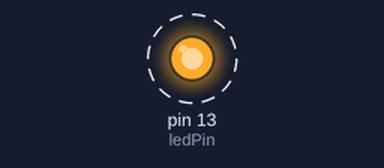
This sketch was run on a simulated Arduino Uno, built with avr-gcc and run on an emulated ATmega328P. Shown: output pins drawn as LEDs (lit = HIGH). Dashed ring = blinking.

Above: at 0.5 s.
Timing chart, 0 to 4.6 s (numbered marks = the images above):
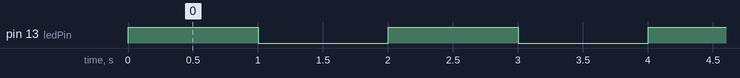

The sketch:

DEMOCODE2.ino
```cpp
/*
  Boton demo

  ECodigo sobre mejoras al codigo n arduino para prototipos
  Utiliza Un 238 de 3.3V
  LED
  un Boton momentaneo Rojo


  The circuit:
  LED - al pin13 (el que tre por defecto)
  Boton VCC, GND se riva en 220ohm a PIN 9
  Resitencia de 10K entre VCC y boton, Cambio de estado cuendo se presiona

  Fue creado por Edwin Kestler el 11/2/2017
  Ultima Fecha de Modificacion: 11/02/2017
  por Edwin Kestler

  Ver www.flatbox.co


*/
int ledPin = 13;
int ledDelay = 1000;

void setup() {
 pinMode(ledPin, OUTPUT);
}

void loop() {
 digitalWrite(ledPin, HIGH);
 delay(ledDelay);
 digitalWrite(ledPin, LOW);
 delay(ledDelay);
}
```

Measured:
- by itself, pin 13 (ledPin): alternates HIGH for 1.0 s and LOW for 1.0 s
